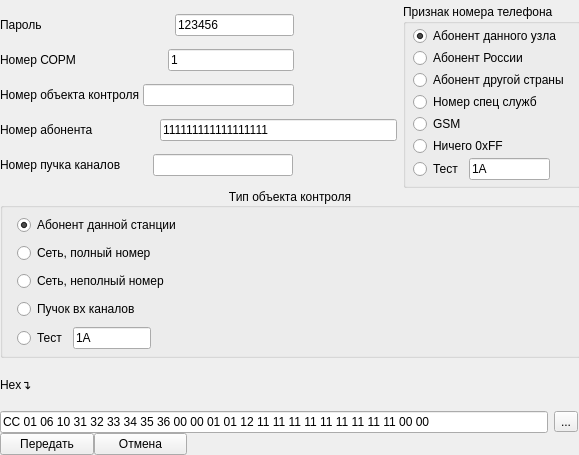
<?xml version="1.0" encoding="UTF-8"?>
<ui version="4.0">
 <class>form_command_6</class>
 <widget class="QWidget" name="form_command_6">
  <property name="geometry">
   <rect>
    <x>0</x>
    <y>0</y>
    <width>579</width>
    <height>455</height>
   </rect>
  </property>
  <property name="windowTitle">
   <string>Команда № 6 «Снятие объекта с контроля»</string>
  </property>
  <widget class="QWidget" name="layoutWidget">
   <property name="geometry">
    <rect>
     <x>0</x>
     <y>4</y>
     <width>581</width>
     <height>451</height>
    </rect>
   </property>
   <layout class="QVBoxLayout" name="verticalLayout_4">
    <property name="spacing">
     <number>0</number>
    </property>
    <item>
     <layout class="QHBoxLayout" name="horizontalLayout_9">
      <property name="spacing">
       <number>6</number>
      </property>
      <item>
       <layout class="QVBoxLayout" name="verticalLayout_3">
        <property name="spacing">
         <number>3</number>
        </property>
        <item>
         <layout class="QHBoxLayout" name="horizontalLayout">
          <property name="spacing">
           <number>133</number>
          </property>
          <property name="rightMargin">
           <number>103</number>
          </property>
          <item>
           <widget class="QLabel" name="label">
            <property name="text">
             <string>Пароль</string>
            </property>
           </widget>
          </item>
          <item>
           <widget class="QLineEdit" name="lineEdit">
            <property name="text">
             <string>123456</string>
            </property>
           </widget>
          </item>
         </layout>
        </item>
        <item>
         <layout class="QHBoxLayout" name="horizontalLayout_2">
          <property name="spacing">
           <number>92</number>
          </property>
          <property name="rightMargin">
           <number>103</number>
          </property>
          <item>
           <widget class="QLabel" name="label_2">
            <property name="text">
             <string>Номер СОРМ</string>
            </property>
           </widget>
          </item>
          <item>
           <widget class="QLineEdit" name="lineEdit_2">
            <property name="text">
             <string>1</string>
            </property>
           </widget>
          </item>
         </layout>
        </item>
        <item>
         <layout class="QHBoxLayout" name="horizontalLayout_3">
          <property name="rightMargin">
           <number>103</number>
          </property>
          <item>
           <widget class="QLabel" name="label_3">
            <property name="text">
             <string>Номер объекта контроля</string>
            </property>
           </widget>
          </item>
          <item>
           <widget class="QLineEdit" name="lineEdit_3">
            <property name="text">
             <string/>
            </property>
           </widget>
          </item>
         </layout>
        </item>
        <item>
         <layout class="QHBoxLayout" name="horizontalLayout_4">
          <property name="spacing">
           <number>67</number>
          </property>
          <item>
           <widget class="QLabel" name="label_4">
            <property name="text">
             <string>Номер абонента</string>
            </property>
           </widget>
          </item>
          <item>
           <widget class="QLineEdit" name="lineEdit_4">
            <property name="text">
             <string>111111111111111111</string>
            </property>
           </widget>
          </item>
         </layout>
        </item>
        <item>
         <layout class="QHBoxLayout" name="horizontalLayout_5">
          <property name="spacing">
           <number>32</number>
          </property>
          <property name="rightMargin">
           <number>104</number>
          </property>
          <item>
           <widget class="QLabel" name="label_5">
            <property name="text">
             <string>Номер пучка каналов</string>
            </property>
           </widget>
          </item>
          <item>
           <widget class="QLineEdit" name="lineEdit_5"/>
          </item>
         </layout>
        </item>
       </layout>
      </item>
      <item>
       <widget class="QGroupBox" name="groupBox_2">
        <property name="minimumSize">
         <size>
          <width>0</width>
          <height>184</height>
         </size>
        </property>
        <property name="title">
         <string>Признак номера телефона</string>
        </property>
        <widget class="QWidget" name="layoutWidget_2">
         <property name="geometry">
          <rect>
           <x>10</x>
           <y>20</y>
           <width>201</width>
           <height>163</height>
          </rect>
         </property>
         <layout class="QVBoxLayout" name="verticalLayout_2">
          <property name="spacing">
           <number>0</number>
          </property>
          <item>
           <widget class="QRadioButton" name="radioButton_5">
            <property name="text">
             <string>Абонент данного узла</string>
            </property>
            <property name="checked">
             <bool>true</bool>
            </property>
           </widget>
          </item>
          <item>
           <widget class="QRadioButton" name="radioButton_6">
            <property name="text">
             <string>Абонент России</string>
            </property>
           </widget>
          </item>
          <item>
           <widget class="QRadioButton" name="radioButton_7">
            <property name="text">
             <string>Абонент другой страны</string>
            </property>
           </widget>
          </item>
          <item>
           <widget class="QRadioButton" name="radioButton_8">
            <property name="text">
             <string>Номер спец служб</string>
            </property>
           </widget>
          </item>
          <item>
           <widget class="QRadioButton" name="radioButton_9">
            <property name="text">
             <string>GSM</string>
            </property>
           </widget>
          </item>
          <item>
           <widget class="QRadioButton" name="radioButton_10">
            <property name="text">
             <string>Ничего 0xFF</string>
            </property>
           </widget>
          </item>
          <item>
           <layout class="QHBoxLayout" name="horizontalLayout_8">
            <property name="spacing">
             <number>6</number>
            </property>
            <property name="rightMargin">
             <number>64</number>
            </property>
            <item>
             <widget class="QRadioButton" name="radioButton_12">
              <property name="text">
               <string>Тест</string>
              </property>
             </widget>
            </item>
            <item>
             <widget class="QLineEdit" name="lineEdit_8">
              <property name="text">
               <string>1A</string>
              </property>
             </widget>
            </item>
           </layout>
          </item>
         </layout>
        </widget>
       </widget>
      </item>
     </layout>
    </item>
    <item>
     <widget class="QGroupBox" name="groupBox">
      <property name="minimumSize">
       <size>
        <width>0</width>
        <height>170</height>
       </size>
      </property>
      <property name="title">
       <string>Тип объекта контроля</string>
      </property>
      <property name="alignment">
       <set>Qt::AlignCenter</set>
      </property>
      <property name="flat">
       <bool>false</bool>
      </property>
      <property name="checkable">
       <bool>false</bool>
      </property>
      <property name="checked">
       <bool>false</bool>
      </property>
      <widget class="QWidget" name="layoutWidget_4">
       <property name="geometry">
        <rect>
         <x>17</x>
         <y>25</y>
         <width>217</width>
         <height>143</height>
        </rect>
       </property>
       <layout class="QVBoxLayout" name="verticalLayout">
        <item>
         <widget class="QRadioButton" name="radioButton">
          <property name="text">
           <string>Абонент данной станции</string>
          </property>
          <property name="checked">
           <bool>true</bool>
          </property>
         </widget>
        </item>
        <item>
         <widget class="QRadioButton" name="radioButton_2">
          <property name="text">
           <string>Сеть, полный номер</string>
          </property>
         </widget>
        </item>
        <item>
         <widget class="QRadioButton" name="radioButton_3">
          <property name="text">
           <string>Сеть, неполный номер</string>
          </property>
         </widget>
        </item>
        <item>
         <widget class="QRadioButton" name="radioButton_4">
          <property name="text">
           <string>Пучок вх каналов</string>
          </property>
         </widget>
        </item>
        <item>
         <layout class="QHBoxLayout" name="horizontalLayout_6">
          <property name="rightMargin">
           <number>83</number>
          </property>
          <item>
           <widget class="QRadioButton" name="radioButton_11">
            <property name="text">
             <string>Тест</string>
            </property>
           </widget>
          </item>
          <item>
           <widget class="QLineEdit" name="lineEdit_6">
            <property name="text">
             <string>1A</string>
            </property>
           </widget>
          </item>
         </layout>
        </item>
       </layout>
      </widget>
     </widget>
    </item>
    <item>
     <widget class="QLabel" name="label_7">
      <property name="text">
       <string>Hex↴</string>
      </property>
     </widget>
    </item>
    <item>
     <layout class="QHBoxLayout" name="horizontalLayout_7">
      <property name="spacing">
       <number>6</number>
      </property>
      <property name="rightMargin">
       <number>3</number>
      </property>
      <item>
       <widget class="QLineEdit" name="lineEdit_7">
        <property name="text">
         <string>CC 01 06 10 31 32 33 34 35 36 00 00 01 01 12 11 11 11 11 11 11 11 11 11 00 00 </string>
        </property>
       </widget>
      </item>
      <item>
       <widget class="QToolButton" name="toolButton">
        <property name="text">
         <string>...</string>
        </property>
       </widget>
      </item>
     </layout>
    </item>
    <item>
     <layout class="QHBoxLayout" name="horizontalLayout_10">
      <property name="rightMargin">
       <number>394</number>
      </property>
      <item>
       <widget class="QPushButton" name="pushButton">
        <property name="text">
         <string>Передать</string>
        </property>
       </widget>
      </item>
      <item>
       <widget class="QPushButton" name="pushButton_2">
        <property name="text">
         <string>Отмена</string>
        </property>
       </widget>
      </item>
     </layout>
    </item>
   </layout>
  </widget>
 </widget>
 <resources/>
 <connections/>
</ui>
